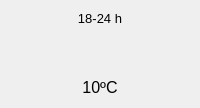
        <widget class="QFrame" name="frameCielo24">
         <property name="type" stdset="0">
          <string>value</string>
         </property>
         <layout class="QVBoxLayout" name="verticalLayoutCielo24">
          <item>
           <widget class="QLabel" name="labelHora24">
            <property name="font">
             <font>
              <pointsize>10</pointsize>
             </font>
            </property>
            <property name="text">
             <string>18-24 h</string>
            </property>
            <property name="alignment">
             <set>Qt::AlignCenter</set>
            </property>
           </widget>
          </item>
          <item>
           <widget class="QLabel" name="labelCielo24">
            <property name="minimumSize">
             <size>
              <width>40</width>
              <height>40</height>
             </size>
            </property>
            <property name="text">
             <string/>
            </property>
            <property name="pixmap">
             <pixmap>:/img/chanceflurries.png</pixmap>
            </property>
            <property name="alignment">
             <set>Qt::AlignCenter</set>
            </property>
           </widget>
          </item>
          <item>
           <widget class="QLabel" name="labelTemp24">
            <property name="font">
             <font>
              <pointsize>12</pointsize>
             </font>
            </property>
            <property name="text">
             <string>10ºC</string>
            </property>
            <property name="alignment">
             <set>Qt::AlignCenter</set>
            </property>
           </widget>
          </item>
         </layout>
        </widget>
